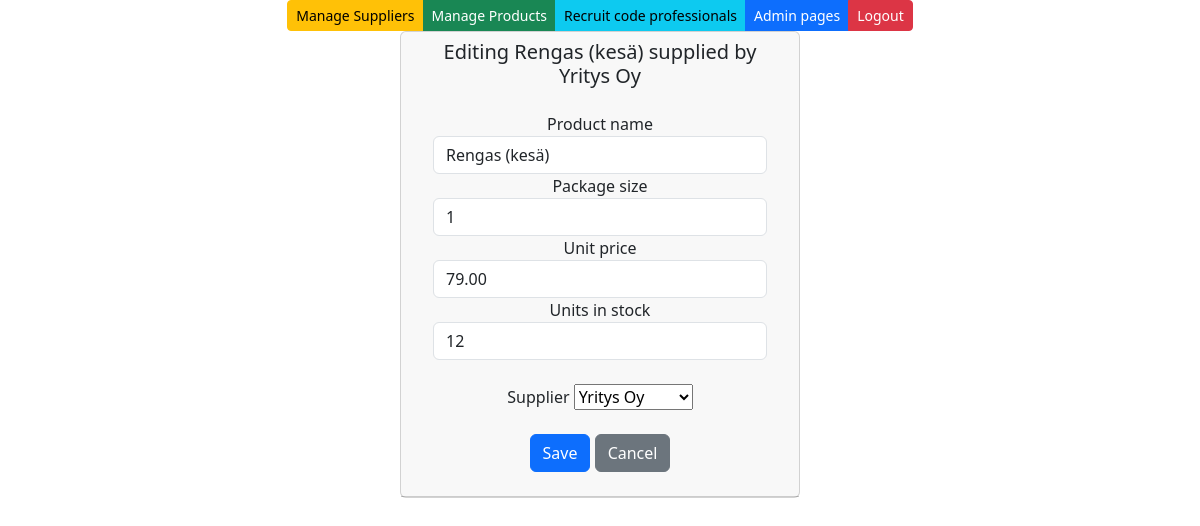
The app's page /edit-product-get/1/ (signed in) with its own data.
### app/models.py (models this page shows, shortened)
class Product(models.Model):
    productname = models.CharField(max_length=50, default='productname')
    packagesize = models.CharField(max_length=50, default='packagesize')
    unitprice = models.DecimalField(max_digits=10, decimal_places=2)
    unitsinstock = models.IntegerField(default=0)
    supplier = models.ForeignKey(Supplier, on_delete=models.CASCADE)

class Supplier(models.Model):
    companyname = models.CharField(max_length=50, default='firma')
    contactname = models.CharField(max_length=50, default='contact')
    address = models.CharField(max_length=50, default='address')
    phone = models.CharField(max_length=50, default='phone')
    email = models.EmailField(max_length=50, default='email')
    country = models.CharField(max_length=50, default='country')

### app/views.py (the view)
# urls.py: path('edit-product-get/<int:id>/', editproduct_get),
def editproduct_get(request, id):
    if not request.user.is_authenticated:
        return render(request, 'loginerror.html', {'error': 'You must login first'})
    else:
        product = Product.objects.get(id = id)
        supplierlist = Supplier.objects.all()
        context = {'product': product, 'suppliers': supplierlist}
        return render(request, 'edit_prod.html', context)

### app/templates/edit_prod.html (shortened to what this page needs)
{% extends 'index.html' %}
{% block content %}
<div class="card" style="width: 25rem;">
    <div class="card-header">
        <h5>Editing {{product.productname}} supplied by {{product.supplier.companyname}}</h5>
        <div class="card-body">
            <form method="post" action="/edit-product-post/{{product.id}}/">
                <label for="productname">Product name</label>
                <input type="text" class="form-control" name="productname" value="{{product.productname}}">
                <label for="packagesize">Package size</label>
                <input type="text" class="form-control" name="packagesize" value="{{product.packagesize}}">
                <label for="unitprice">Unit price</label>
                <input type="number" step=".01" class="form-control" name="unitprice" value="{{product.unitprice}}">
                <label for="unitsinstock">Units in stock</label>
                <input type="text" class="form-control" name="unitsinstock" value="{{product.unitsinstock}}">
                <br />
                <label for="supplier">Supplier</label>
                <select id="supplier" name="supplier">
                    {% for s in suppliers %}
                    <option value="{{s.id}}" {% if s.id == product.supplier.id %} selected {% endif %}>{{s.companyname}}</option>
                    {% endfor %}
                </select>
                <br />
                <br />
                <button type="submit" class="btn btn-primary">Save</button>
                <button type="button" class="btn btn-secondary" onclick="window.history.back()">Cancel</button>
            </form>
        </div>
    </div>
</div>
{% endblock %}

### records on screen
Product: productname "Rengas (kesä)", supplier.companyname "Yritys Oy", packagesize "1", unitprice "79.00", unitsinstock "12", supplier "Yritys Oy"
